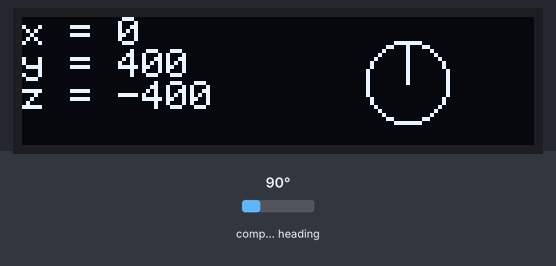
This sketch was run on a simulated Arduino Uno, built with avr-gcc and run on an emulated ATmega328P. Shown: 128×32 one-colour display. Wiring (inferred from the names in the program): HMC5883L compass at I2C address 0x1E. The inputs (shaded band) are chosen by the test bench; at power-on: compass heading 90°. What the sketch prints to the serial monitor is not drawn.

Above: at 1.3 s.
1.4 s: compass heading set to 7°
At 1.9 s:
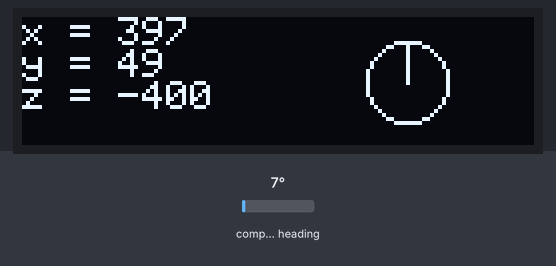
3.1 s: compass heading set to 180°
At 4.0 s:
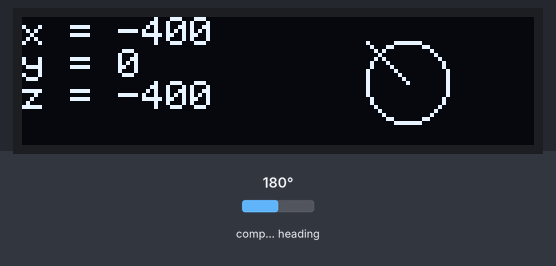
4.6 s: compass heading set to 269°
At 6.1 s:
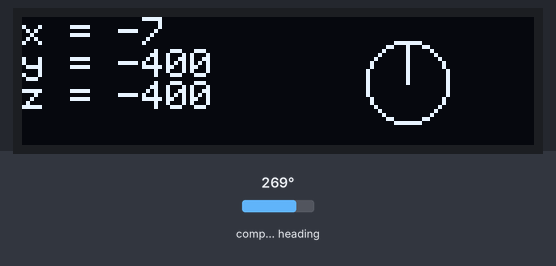
Timing chart, 0 to 7.6 s (numbered marks = the images above; inputs shaded):
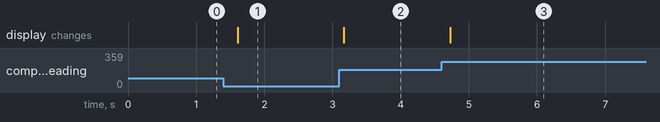

The sketch:

OLED_compass.ino
```cpp
#define DEBUG

#include <SPI.h>
#include <Wire.h>
#include <Adafruit_GFX.h>
#include <Adafruit_SSD1306.h>

#define Mag_Address 0x1E    //0011110b, I2C 7bit address of HMC5883
#define Oled_Address 0x3C   //0111100b, I2C 7bit address of display

Adafruit_SSD1306 display(4);

int x,y,z;

void setup() {
  #ifdef DEBUG
    Serial.begin(9600);
  #endif

  display.begin(SSD1306_SWITCHCAPVCC, Oled_Address);  // initialize with the I2C addr 0x3C (for the 128x32)
  display.clearDisplay();
  display.setTextSize(1);
  display.setTextColor(WHITE);

  Wire.begin();
  Wire.beginTransmission(Mag_Address); //open communication with HMC5883
  Wire.write(0x02); //select mode register
  Wire.write(0x00); //continuous measurement mode
  Wire.endTransmission();
}

void loop() {


  updateMagReadings(x,y,z);
  updateDisplay(x,y,z);

  delay(500);
}

void updateMagReadings(int &x, int &y, int &z){

  //Tell the HMC5883 where to begin reading data
  Wire.beginTransmission(Mag_Address);
  Wire.write(0x03); //select register 3, X MSB register
  Wire.endTransmission();

  Wire.requestFrom(Mag_Address, 6);
  if(6<=Wire.available()){
    x = Wire.read()<<8; //X msb
    x |= Wire.read(); //X lsb
    z = Wire.read()<<8; //Z msb
    z |= Wire.read(); //Z lsb
    y = Wire.read()<<8; //Y msb
    y |= Wire.read(); //Y lsb
  }
}

void updateDisplay(int x, int y, int z){
  display.clearDisplay();
  display.setCursor(0,0);
  display.print("x = ");
  display.println(x);
  display.print("y = ");
  display.println(y);
  display.print("z = ");
  display.println(z);
  drawCompass(x,z);
  display.display();
}

void drawCompass(int x, int y){
  int maxVal;
  float auxX;
  float auxY;

  if(x < 0){
    auxX = -x;
  }else{
    auxX = x;
  }
  if(y < 0){
    auxY = -y;
  }else{
    auxY = y;
  }

  maxVal = max(auxX,auxY);
  auxX = (x/maxVal)*10;
  auxY = (y/maxVal)*10;

  int centerX = (display.width()/4)*3;
  int centerY = display.height()/2;

  display.drawCircle(centerX, centerY, 10, WHITE);
  display.drawLine(centerX, centerY, centerX+auxX, centerY+auxY, WHITE);

  #ifdef DEBUG
    Serial.print("values = ");
    Serial.print(x);
    Serial.print("x , ");
    Serial.print(y);
    Serial.println("y");
    Serial.print("vector = ");
    Serial.print(auxX);
    Serial.print("x , ");
    Serial.print(auxY);
    Serial.println("y");
  #endif
}
```

Measured:
- after the input at 1.4 s, the display: changes after 0.21 s (image 1)
- after the input at 3.1 s, the display: changes after 0.07 s (image 2)
- after the input at 4.6 s, the display: changes after 0.12 s (image 3)
